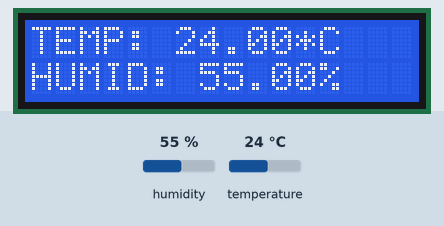
Simulated run of this sketch. Board: Arduino Uno, built with avr-gcc and run on an emulated ATmega328P. Parts: 16×2 character LCD. The inputs (shaded band) are chosen by the test bench; at power-on: humidity 55 %, temperature 24 °C.

Above: at 2.7 s.
2.8 s: humidity set to 22 %
At 4.7 s:
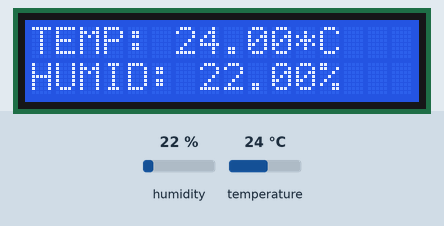
5.8 s: temperature set to 12 °C
At 6.9 s:
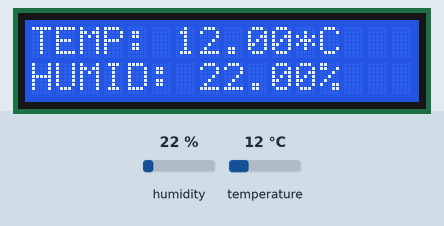
8.8 s: humidity set to 40 %
At 11.2 s:
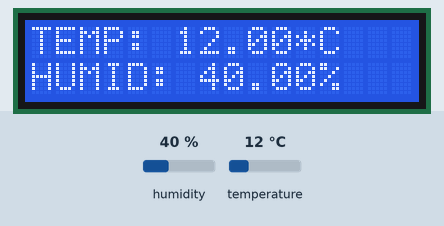
11.8 s: temperature set to 19 °C
At 13.4 s:
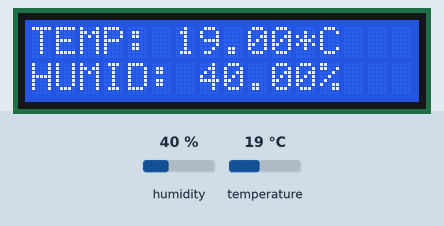
Timing chart, 0 to 14.9 s (numbered marks = the images above; inputs shaded):
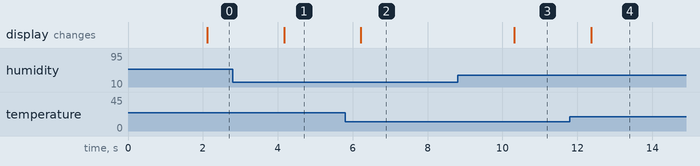

The sketch:

termometer.ino
```cpp
#include <DHT.h>
#include  <Wire.h>
#include  <LiquidCrystal_I2C.h>

#define DHTPIN 2
#define DHTTYPE DHT11

LiquidCrystal_I2C lcd(0x27, 2, 1, 0, 4, 5, 6, 7, 3, POSITIVE);
DHT dht(DHTPIN, DHTTYPE);

void setup() {
  //Serial.begin(9600);
  lcd.begin(16,2);   // Inicjalizacja LCD 2x16
  lcd.backlight(); // zalaczenie podwietlenia
  lcd.setCursor(0,0); // Ustawienie kursora w pozycji 0,0 (pierwszy wiersz, pierwsza kolumna)
  dht.begin(); // inicjalizuję czujnik DHT


}

void loop() {
  delay(2000); // czekam 2s
  float temp = dht.readTemperature(); // tworzę zmienną typu float przechowującą pomiar temperatury
  float wilg = dht.readHumidity(); // tworzę zmienną typu float przechowującą pomiar wilgotności

  if (isnan(temp) || isnan(wilg))
  { // sprawdzam czy nie ma błędu odczytu
    return; // wychodzę z pętli
  }
  lcd.setCursor(0,0);
  lcd.print("TEMP: ");
  lcd.print(temp);
  lcd.print("*C ");
  lcd.setCursor(0,1);
  lcd.print("HUMID: ");
  lcd.print(wilg);
  lcd.print("%");
}
```

Measured:
- after the input at 2.8 s, the display: changes after 1.4 s (image 1)
- after the input at 5.8 s, the display: changes after 0.42 s (image 2)
- after the input at 8.8 s, the display: changes after 1.5 s (image 3)
- after the input at 11.8 s, the display: changes after 0.57 s (image 4)
